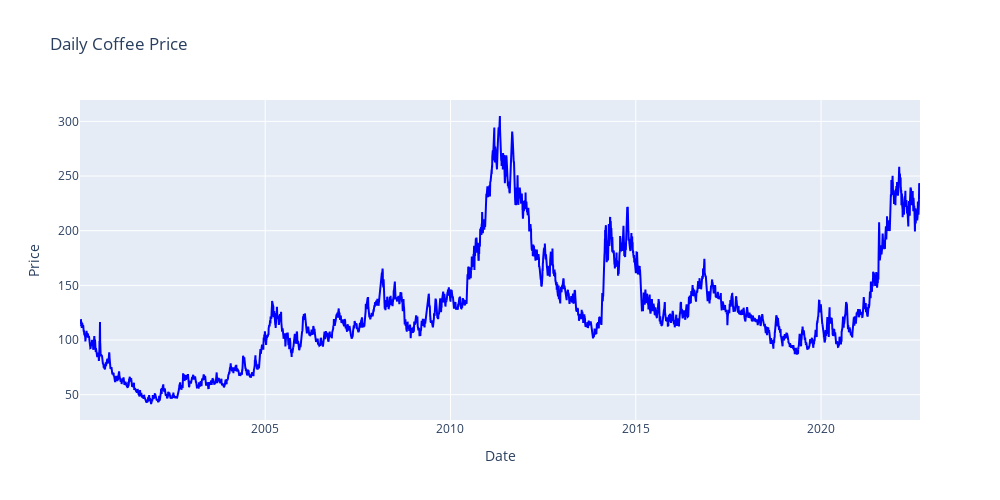

Notebook code cell kept with this figure:
### Markdown cell above
Let's start visualization. Let's take a look at the price of coffee.

### Code cell
fig = go.Figure()
fig.add_trace(go.Scatter(x=data.index, y=data['Close'], mode='lines', name='Price', line=dict(color='blue')))

fig.update_layout(title='Daily Coffee Price',
                  xaxis_title='Date',
                  yaxis_title='Price',
                  width=1000,
                  height=500)

fig.show()

### Figure 1 — Plotly figure (JSON) as saved in the notebook; plotly's stock layout.template omitted (floating-point values rounded to 4 significant figures; data arrays with more than 128 entries replaced by an {"elided": "..."} marker saying what was removed)
{"data": [{"line": {"color": "blue"}, "mode": "lines", "name": "Price", "type": "scatter", "x": {"elided": "5746 str values"}, "y": {"elided": "5746 float values"}}], "layout": {"height": 500, "title": {"text": "Daily Coffee Price"}, "width": 1000, "xaxis": {"title": {"text": "Date"}}, "yaxis": {"title": {"text": "Price"}}}}
